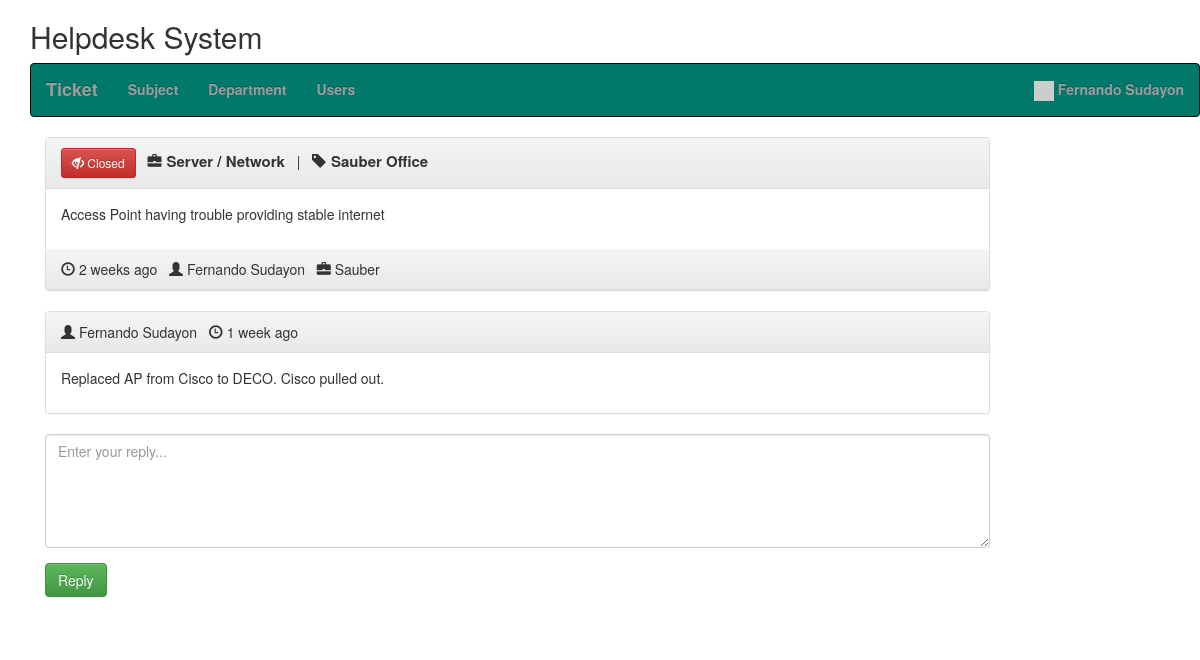
Page /view_ticket.php?id=67106e020a8f3 (signed in) on the committed database.
### tables this page shows
CREATE TABLE `hd_users` (
  `id` int(11) NOT NULL,
  `email` varchar(250) NOT NULL,
  `password` varchar(250) NOT NULL,
  `create_date` datetime NOT NULL DEFAULT current_timestamp(),
  `name` varchar(250) NOT NULL,
  `user_type` enum('admin','user') NOT NULL,
  `status` int(11) NOT NULL
);

CREATE TABLE `hd_subjects` (
  `id` int(11) NOT NULL,
  `name` varchar(120) NOT NULL,
  `status` int(11) NOT NULL DEFAULT 1
);

CREATE TABLE `hd_tickets` (
  `id` int(11) NOT NULL,
  `uniqid` varchar(20) NOT NULL,
  `user` int(11) NOT NULL,
  `createdfor` varchar(250) NOT NULL,
  `title` varchar(250) NOT NULL,
  `init_msg` text NOT NULL,
  `department` int(11) NOT NULL,
  `date` varchar(250) NOT NULL,
  `dateresolved` varchar(250) NOT NULL,
  `last_reply` int(11) NOT NULL,
  `user_read` int(11) NOT NULL,
  `admin_read` int(11) NOT NULL,
  `resolved` int(11) NOT NULL
);

CREATE TABLE `hd_departments` (
  `id` int(11) NOT NULL,
  `name` varchar(250) NOT NULL,
  `status` int(11) NOT NULL DEFAULT 1
);

CREATE TABLE `hd_ticket_replies` (
  `id` int(11) NOT NULL,
  `user` int(11) NOT NULL,
  `text` text NOT NULL,
  `ticket_id` text NOT NULL,
  `date` varchar(20) NOT NULL,
  `user_read` int(11) NOT NULL
);

### class/Database.php (called while the page is built, shortened)
<?php
class Database {
    public function dbConnect() {
        static $DBH = null;
        if (is_null($DBH)) {
			$connection = new mysqli(HOST, USER, PASSWORD, DATABASE);
			if($connection->connect_error){
				die("Error failed to connect to MySQL: " . $connection->connect_error);
			} else {
				$DBH = $connection;
			}
        }
        return $DBH;
    }
}

### init.php (called while the page is built, shortened)
<?php
require 'class/Database.php';
require 'class/Users.php';
require 'class/Time.php';
require 'class/Tickets.php';
require 'class/Subject.php';
$users = new Users;
$time = new Time;
$subject = new Subject;
$tickets = new Tickets;

### class/Users.php (called while the page is built, shortened)
<?php
class Users extends Database {
	private $userTable = 'hd_users';
	private $dbConnect = false;
	public function __construct(){
        $this->dbConnect = $this->dbConnect();
    }
	public function getUserInfo() {
		if(!empty($_SESSION["userid"])) {
			$sqlQuery = "SELECT name, email, create_date, user_type, status FROM ".$this->userTable."
				WHERE id ='".$_SESSION["userid"]."'";
			$result = mysqli_query($this->dbConnect, $sqlQuery);
			$userDetails = mysqli_fetch_assoc($result);
			return $userDetails;
		}
	}
}

### class/Tickets.php (called while the page is built, shortened)
<?php
class Tickets extends Database {
    private $ticketTable = 'hd_tickets';
	private $ticketRepliesTable = 'hd_ticket_replies';
	private $dbConnect = false;
	public function __construct(){
        $this->dbConnect = $this->dbConnect();
    }
    public function ticketInfo($id) {
		$sqlQuery = "SELECT t.id, t.uniqid, t.title, t.user as tUser, t.createdFor as cfor, t.init_msg as tmessage, t.date, t.dateresolved, t.last_reply, t.resolved, u.name as creater, u.user_type as userType, d.name as department
			FROM ".$this->ticketTable." t
			LEFT JOIN hd_users u ON t.user = u.id
			LEFT JOIN hd_subjects s ON t.title = s.id
			LEFT JOIN hd_departments d ON t.department = d.id
			WHERE t.uniqid = '".$id."'";
		$result = mysqli_query($this->dbConnect, $sqlQuery);
        $tickets = mysqli_fetch_assoc($result);
        return $tickets;
    }
	public function getTicketReplies($id) {
		$sqlQuery = "SELECT r.id, r.text as message, r.date, u.name as creater, d.name as department, u.user_type
			FROM ".$this->ticketRepliesTable." r
			LEFT JOIN ".$this->ticketTable." t ON r.ticket_id = t.id
			LEFT JOIN hd_users u ON r.user = u.id
			LEFT JOIN hd_subjects s ON t.title = s.id
			LEFT JOIN hd_departments d ON t.department = d.id
			WHERE r.ticket_id = '".$id."'";
		$result = mysqli_query($this->dbConnect, $sqlQuery);
       	$data= array();
		while ($row = mysqli_fetch_array($result, MYSQLI_ASSOC)) {
			$data[]=$row;
		}
        return $data;
    }
	public function updateTicketReadStatus($ticketId) {
		$updateField = '';
		if(isset($_SESSION["admin"])) {
			$updateField = "admin_read = '1'";
		} else {
			$updateField = "user_read = '1'";
		}
		$updateTicket = "UPDATE ".$this->ticketTable."
			SET $updateField
			WHERE id = '".$ticketId."'";
		mysqli_query($this->dbConnect, $updateTicket);
	}
}

### class/Subject.php (called while the page is built, shortened)
<?php
class Subject extends Database {
	private $subjectsTable = 'hd_subjects';
	private $dbConnect = false;
	public function __construct(){
        $this->dbConnect = $this->dbConnect();
    }
	public function getSubjectDetail($id) {
		$sqlQuery = "
				SELECT id, name, status
				FROM ".$this->subjectsTable."
				WHERE id = '".$id."'";
		$result = mysqli_query($this->dbConnect, $sqlQuery);
		$row = mysqli_fetch_array($result, MYSQLI_ASSOC);
		return $row;
	}
}

### class/Time.php (called while the page is built, shortened)
<?php
class Time extends Database {
    public function ago($time) {
        $periods = array("second", "minute", "hour", "day", "week", "month", "year", "decade");
        $lengths = array("60","60","24","7","4.35","12","10");
        $now = time();
        $difference = $now - $time;
        for($j = 0; $difference >= $lengths[$j] && $j < count($lengths)-1; $j++) {
            $difference /= $lengths[$j];
        }
        $difference = round($difference);
        if($difference != 1) {
            $periods[$j].= "s";
        }
        return $difference . " " . $periods[$j] . " ago";
    }
}

### view_ticket.php (the view, shortened to what this page needs)
<?php
include 'init.php';
include('inc/header.php');
$ticketDetails = $tickets->ticketInfo($_GET['id']);
$ticketReplies = $tickets->getTicketReplies($ticketDetails['id']);
$subjectTitle = $subject->getSubjectDetail($ticketDetails['title']);
$user = $users->getUserInfo();
?>
<link rel="stylesheet" href="css/style.css" />
<?php include('inc/container.php');?>
<div class="container">
	<div class="row home-sections">
	<h2>Helpdesk System</h2>
	<?php include('menus.php'); ?>
	</div>
	<section class="comment-list">
		<article class="row">
			<div class="col-md-10 col-sm-10">
				<div class="panel panel-default arrow left">
					<div class="panel-heading right">
						<?php if($ticketDetails['resolved']) { ?>
							<button type="button" class="btn btn-danger btn-sm">
								<span class="glyphicon glyphicon-eye-close"></span> Closed
							</button>
						<?php } else { ?>
							<button type="button" class="btn btn-success btn-sm">
								<span class="glyphicon glyphicon-eye-open"></span> Open
							</button>
						<?php } ?>
						&nbsp;&nbsp;<span class="glyphicon glyphicon-briefcase"> </span><span class="ticket-subject"><?php echo $subjectTitle['name']; ?></span>
						&nbsp;&nbsp;|&nbsp;&nbsp;
						<span class="glyphicon glyphicon-tag"> </span><bsp;span class="ticket-subject"><?php echo $ticketDetails['cfor']; ?></span>
					</div>
					<div class="panel-body">
						<div class="comment-post">
						<p>
						<?php
							echo $ticketDetails['tmessage'];
						?>
						</p>
						</div>
					</div>
					<div class="panel-heading right">
						<span class="glyphicon glyphicon-time"></span> <time class="comment-date" datetime="16-12-2014 01:05"><i class="fa fa-clock-o"></i> <?php echo $time->ago($ticketDetails['date']); ?></time>
						&nbsp;&nbsp;<span class="glyphicon glyphicon-user"></span> <?php echo $ticketDetails['creater']; ?>
						&nbsp;&nbsp;<span class="glyphicon glyphicon-briefcase"></span> <?php echo $ticketDetails['department']; ?>
					</div>
				</div>
			</div>
		</article>
		<?php foreach ($ticketReplies as $replies) { ?>
			<article class="row">
				<div class="col-md-10 col-sm-10">
					<div class="panel panel-default arrow right">
						<div class="panel-heading">
							<?php if($replies['user_type'] == 'admin') { ?>
								<span class="glyphicon glyphicon-user"></span> <?php echo ucfirst($replies['creater']); ?>
							<?php } else { ?>
								<span class="glyphicon glyphicon-user"></span> <?php echo $replies['creater']; ?>
							<?php } ?>
							&nbsp;&nbsp;<span class="glyphicon glyphicon-time"></span> <time class="comment-date" datetime="16-12-2014 01:05"><i class="fa fa-clock-o"></i> <?php echo $time->ago($replies['date']); ?></time>
						</div>
						<div class="panel-body">
							<div class="comment-post">
							<p>
							<?php echo $replies['message']; ?>
							</p>
							</div>
						</div>
					</div>
				</div>
			</article>
		<?php } ?>
		<form method="post" id="ticketReply">
			<article class="row">
				<div class="col-md-10 col-sm-10">
					<div class="form-group">
						<textarea class="form-control" rows="5" id="message" name="message" placeholder="Enter your reply..." required></textarea>
					</div>
			</div>
			</article>
			<article class="row">
				<div class="col-md-10 col-sm-10">
					<div class="form-group">
						<input type="submit" name="reply" id="reply" class="btn btn-success" value="Reply" />
					</div>
				</div>
			</article>
		</form>
	</section>
</div>
<?php include('inc/footer.php');?>

### menus.php (shortened to what this page needs)
<nav class="navbar navbar-inverse" style="background:#00796B;color:#f6f8f9;font-weight:bold;">
	<div class="container-fluid">
		<ul class="nav navbar-nav menus">
			<li id="ticket"><a href="ticket.php" class="navbar-brand">Ticket</a></li>
			<?php if(isset($_SESSION["admin"])) { ?>
				<li id="subject"><a href="subject.php" >Subject</a></li>
				<li id="department"><a href="department.php" >Department</a></li>
				<li id="user"><a href="user.php" >Users</a></li>
			<?php } ?>
		</ul>
		<ul class="nav navbar-nav navbar-right">
			<li class="dropdown">
				<a href="#" class="dropdown-toggle" data-toggle="dropdown"><span class="label label-pill label-danger count"></span>
				<img src="//gravatar.com/avatar/<?php echo md5($user['email']); ?>?s=100" width="20px">&nbsp;<?php if(isset($_SESSION["userid"])) { echo $user['name']; } ?></a>
			</li>
		</ul>
	</div>
</nav>

### css/style.css (style rules this page uses)
.ticket-subject { font-weight:bold; font-size:15px; margin-left:5px; }

### rows in the picture
hd_users: name "Fernando Sudayon"
hd_subjects: name "Server / Network"
hd_tickets: createdfor "Sauber Office", init_msg "Access Point having trouble providing stable internet", date "2 weeks ago", hd_users.name "Fernando Sudayon", hd_departments.name "Sauber"
hd_ticket_replies: hd_users.name "Fernando Sudayon", date "1 week ago", text "Replaced AP from Cisco to DECO. Cisco pulled out."
